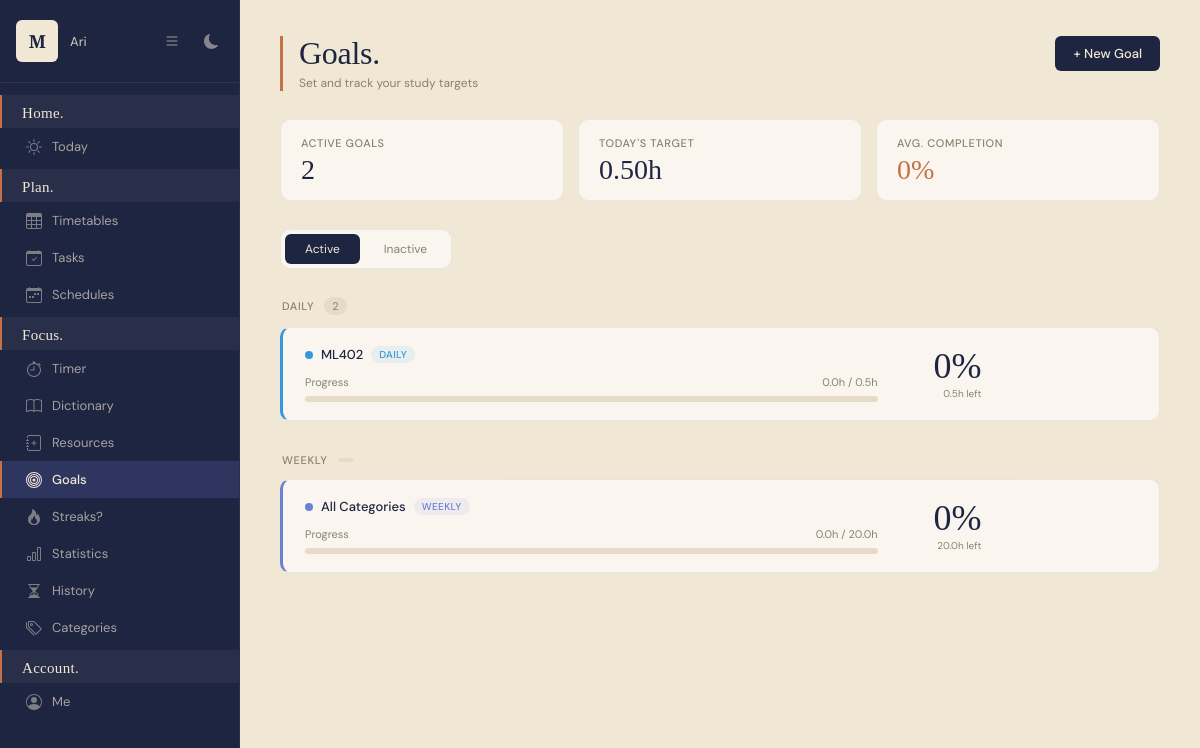
/study/goals/ (signed in), run on an earlier commit of the app's database.
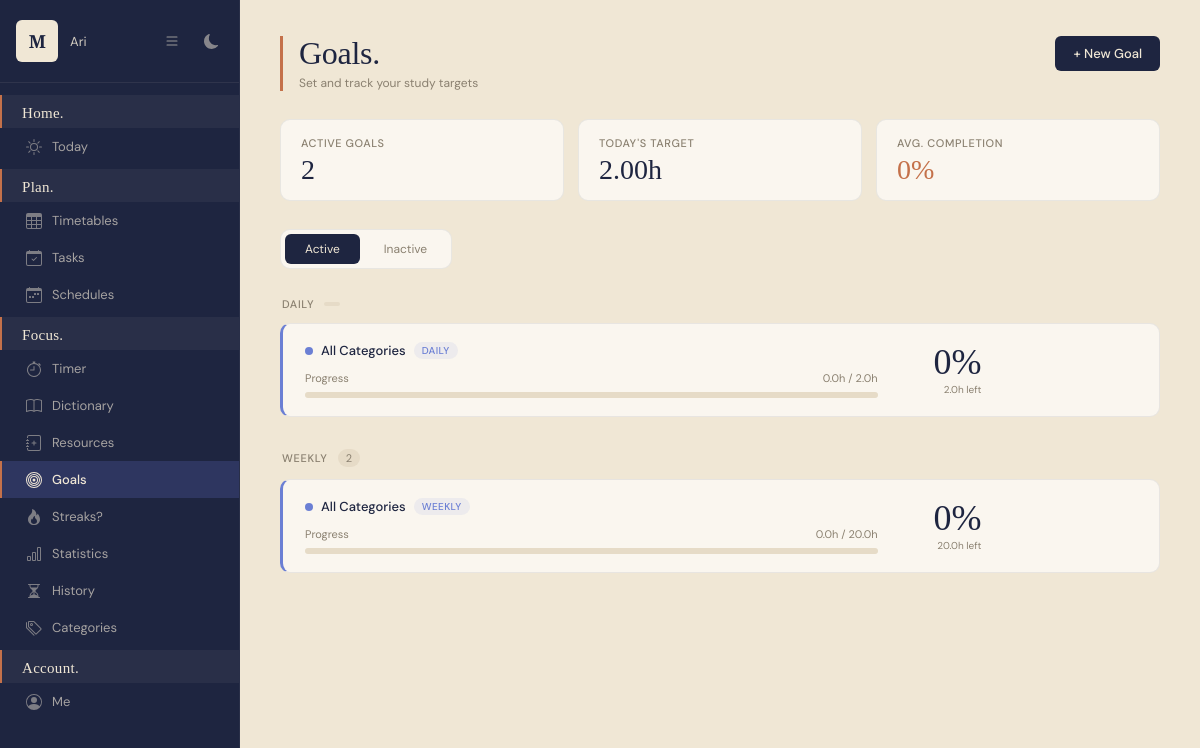
And on a later commit of the database.
### planner/models.py (models this page shows, shortened)
class StudyGoal(models.Model):
    GOAL_TYPE_CHOICES = [
        ('daily', 'Daily'),
        ('weekly', 'Weekly'),
    ]
    user = models.ForeignKey(User, on_delete=models.CASCADE)
    name = models.CharField(max_length=100, blank=True, null=True)
    goal_type = models.CharField(max_length=10, choices=GOAL_TYPE_CHOICES)
    target_hours = models.DecimalField(max_digits=5, decimal_places=2)
    category = models.ForeignKey(StudyCategory, on_delete=models.CASCADE, null=True, blank=True)
    is_active = models.BooleanField(default=True)
    created_at = models.DateTimeField(auto_now_add=True)
    def get_progress(self):
        from django.utils import timezone
        from datetime import timedelta
        from django.db.models import Sum
        now = timezone.now()
        today = now.date()
        if self.goal_type == 'daily':
            sessions = StudySession.objects.filter(
                user=self.user,
                is_active=False,
                start_time__year=today.year,
                start_time__month=today.month,
                start_time__day=today.day
            )
        else:  # weekly
            start_of_week = today - timedelta(days=today.weekday())
            sessions = StudySession.objects.filter(
                user=self.user,
                is_active=False,
                start_time__date__gte=start_of_week,
                start_time__date__lte=today
            )
        if self.category:
            sessions = sessions.filter(category=self.category)
        total_seconds = sessions.aggregate(total=Sum('duration_seconds'))['total'] or 0
        total_hours = total_seconds / 3600
        if self.target_hours > 0:
            percentage = min((total_hours / float(self.target_hours)) * 100, 100)
        else:
            percentage = 0
        return {
            'current_hours': round(total_hours, 2),
            'target_hours': float(self.target_hours),
            'percentage': int(round(percentage, 0)),
            'remaining_hours': round(max(float(self.target_hours) - total_hours, 0), 2)
        }
    class Meta:
        ordering = ['-created_at']

class StudyCategory(models.Model):
    user = models.ForeignKey(User, on_delete=models.CASCADE)
    name = models.CharField(max_length=100)
    color = models.CharField(max_length=7, default='#3498db')
    class Meta:
        verbose_name_plural = "Study Categories"

### planner/views/study_views.py (the view)
# urls.py: path('study/goals/', views.study_goals, name='study_goals'),
@login_required(login_url='planner:login')
def study_goals(request):
    active_goals = StudyGoal.objects.filter(user=request.user, is_active=True)
    inactive_goals = StudyGoal.objects.filter(user=request.user, is_active=False)
    goals_with_progress = [{'goal': g, 'progress': g.get_progress()} for g in active_goals]
    inactive_with_progress = [{'goal': g, 'progress': g.get_progress()} for g in inactive_goals]
    avg_completion = 0
    if goals_with_progress:
        avg_completion = round(
            sum(item['progress']['percentage'] for item in goals_with_progress) / len(goals_with_progress)
        )
    return render(request, 'study/goals.html', {
        'goals_with_progress': goals_with_progress,
        'inactive_goals': inactive_with_progress,
        'avg_completion': avg_completion,
    })

### planner/templates/study/goals.html (shortened to what the changed rows need)
{% extends 'base.html' %}
{% block content %}
    <div class="goals-header">
        <div class="goals-header-left">
            <h1 class="goals-title">Goals.</h1>
        </div>
    </div>
    {% with active_goals=goals_with_progress %}
    <div class="goals-stats">
        <div class="goals-stat">
            <span class="goals-stat-label">Today's Target</span>
            <span class="goals-stat-value">
                {% widthratio 0 1 1 as dummy %}
                {% for item in active_goals %}
                    {% if item.goal.goal_type == 'daily' %}
                        {{ item.goal.target_hours }}h
                    {% endif %}
                {% endfor %}
            </span>
        </div>
    </div>
    {% endwith %}
    <div id="tab-active">
        {% with daily_goals=goals_with_progress|dictsort:"goal.target_hours" %}
        <div class="goals-section">
            <div class="goals-section-header">
                <span class="goals-section-label">Daily</span>
                <span class="goals-section-count">
                    {% for item in goals_with_progress %}{% if item.goal.goal_type == 'daily' %}{% if forloop.last %}{{ forloop.counter }}{% endif %}{% endif %}{% endfor %}
                </span>
            </div>
            {% for item in goals_with_progress %}
            {% if item.goal.goal_type == 'daily' %}
            {% with color=item.goal.category.color|default:'#6B7FD4' %}
            <div class="goal-card" style="border-left-color: {{ color }};">
                <div class="goal-card-info">
                    <div class="goal-card-meta">
                        <span class="goal-cat-dot" style="background: {{ color }};"></span>
                        <span class="goal-cat-name">
                            {% if item.goal.name %}
                                {{ item.goal.name }}
                            {% elif item.goal.category %}
                                {{ item.goal.category.name }}
                            {% else %}
                                All Categories
                            {% endif %}
                        </span>
                        <span class="goal-type-badge"
                              style="background: {{ color }}18; color: {{ color }};">
                            daily
                        </span>
                    </div>
                    <div class="goal-progress-wrap">
                        <span>Progress</span>
                        <span>{{ item.progress.current_hours }}h / {{ item.progress.target_hours }}h</span>
                    </div>
                    <div class="goal-progress-bar-track">
                    </div>
                </div>
                <div class="goal-card-percent">
                    <span class="goal-percent-value">{{ item.progress.percentage }}%</span>
                    <span class="goal-percent-remaining">{{ item.progress.remaining_hours }}h left</span>
                </div>
            </div>
            {% endwith %}
            {% endif %}
            {% empty %}
            <div class="goals-empty">
                <p class="goals-empty-title">No daily goals</p>
                <p class="goals-empty-text">Set a daily target to stay on track.</p>
                <a href="{% url 'planner:add_goal' %}" class="btn btn-primary" style="margin-top:8px;">+ New Goal</a>
            </div>
            {% endfor %}
        </div>
        <div class="goals-section">
            <div class="goals-section-header">
                <span class="goals-section-label">Weekly</span>
                <span class="goals-section-count">
                    {% for item in goals_with_progress %}{% if item.goal.goal_type == 'weekly' %}{% if forloop.last %}{{ forloop.counter }}{% endif %}{% endif %}{% endfor %}
                </span>
            </div>
            {% for item in goals_with_progress %}
            {% if item.goal.goal_type == 'weekly' %}
            {% with color=item.goal.category.color|default:'#6B7FD4' %}
            <div class="goal-card" style="border-left-color: {{ color }};">
                <div class="goal-card-info">
                    <div class="goal-card-meta">
                        <span class="goal-cat-dot" style="background: {{ color }};"></span>
                        <span class="goal-cat-name">
                            {% if item.goal.category %}{{ item.goal.category.name }}{% else %}All Categories{% endif %}
                        </span>
                        <span class="goal-type-badge"
                              style="background: {{ color }}18; color: {{ color }};">
                            weekly
                        </span>
                    </div>
                    <div class="goal-progress-wrap">
                        <span>Progress</span>
                        <span>{{ item.progress.current_hours }}h / {{ item.progress.target_hours }}h</span>
                    </div>
                    <div class="goal-progress-bar-track">
                    </div>
                </div>
                <div class="goal-card-percent">
                    <span class="goal-percent-value">{{ item.progress.percentage }}%</span>
                    <span class="goal-percent-remaining">{{ item.progress.remaining_hours }}h left</span>
                </div>
            </div>
            {% endwith %}
            {% endif %}
            {% empty %}
            <div class="goals-empty">
                <p class="goals-empty-title">No weekly goals</p>
                <p class="goals-empty-text">Set a weekly target to plan ahead.</p>
                <a href="{% url 'planner:add_goal' %}" class="btn btn-primary" style="margin-top:8px;">+ New Goal</a>
            </div>
            {% endfor %}
        </div>
        {% endwith %}
    </div>
{% endblock %}

What changed in the data, as far as the page shows it:
removed StudyGoal: goal.target_hours "0.50", goal.category.name "ML402", progress.current_hours "0.0", progress.target_hours "0.5", progress.percentage "0", progress.remaining_hours "0.5"
added StudyGoal: goal.target_hours "2.00", shows "All Categories", progress.current_hours "0.0", progress.target_hours "2.0", progress.percentage "0", progress.remaining_hours "2.0"
